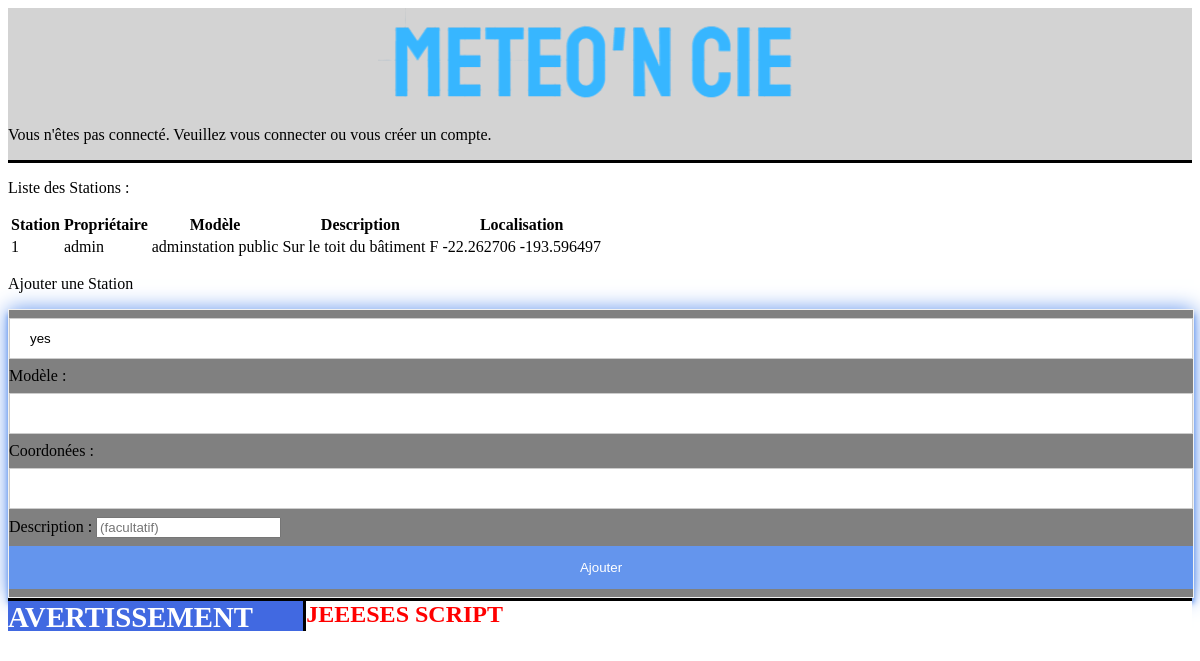
The app's page /index.php/listeStation with its own data.
### tables this page shows
CREATE TABLE `stations` (
  `stationID` int(5) UNSIGNED NOT NULL,
  `userID` int(5) UNSIGNED DEFAULT NULL,
  `model` varchar(20) DEFAULT NULL,
  `visibility` varchar(20) DEFAULT 'private',
  `description` varchar(255) DEFAULT NULL,
  `localisation` text DEFAULT NULL
);

CREATE TABLE `users` (
  `userID` int(5) UNSIGNED NOT NULL,
  `login` varchar(20) NOT NULL,
  `password` varchar(60) NOT NULL,
  `nom` varchar(20) DEFAULT NULL,
  `prenom` varchar(20) DEFAULT NULL,
  `mail` varchar(50) DEFAULT NULL,
  `permissions` int(1) DEFAULT 0,
  `date_inscription` datetime NOT NULL DEFAULT current_timestamp()
);

### controllers.php (called while the page is built, shortened)
<?php
function listeStations_action($login, $error)
{
    $stations = get_all_stations(get_userID($login));
    require 'view/listeStation.php';
}
?>

### model.php (called while the page is built, shortened)
<?php
function open_database_connection()
{
    $link = mysqli_connect('localhost', 'model', '1234', 'meteo_n_cie');
    return $link;
}
function get_login($userID){
    $link = open_database_connection();
    $userID = intval($userID);
    $query = mysqli_prepare($link,'SELECT login FROM users WHERE userID=?');
    mysqli_stmt_bind_param($query, 'i', $userID);
    mysqli_stmt_execute($query);
    $query = mysqli_stmt_get_result($query);
    $login = mysqli_fetch_array($query, MYSQLI_NUM)[0];
    return $login;
}
function get_all_stations($userID=0){
    $userID = intval($userID);
    $link = open_database_connection();
    if($userID == 0) {
        $query = mysqli_prepare($link, 'SELECT * FROM stations WHERE visibility = "public"');
    }
    if(mysqli_stmt_execute($query)) {
        $query = mysqli_stmt_get_result($query);
        $stations = array();
        while($station = mysqli_fetch_array($query, MYSQLI_NUM)){
            $loc = explode(' ', $station[5]);
            $lat = floatval($loc[0]);
            $long = floatval($loc[1]);
            $stationtmp = array(
                "stationID" => $station[0],
                "userID" => $station[1],
                "model" => $station[2],
                "visibility" => $station[3],
                "description" => $station[4],
                "localisation" => $station[5],
                "coord" => array($lat,$long));
            $stations[] = $stationtmp;
        }
    }
    return $stations;
}

### view/listeStation.php (the view, shortened to what this page needs)
<?php
echo '<p>Liste des Stations :</p>';
echo '<table>';
echo '<tr><th>Station</th><th>Propriétaire</th><th>Modèle</th><th>Description</th><th>Localisation</th></tr>';
foreach($stations as $station){
    echo '<tr>';
        echo '<td>'.$station["stationID"].'</td>';
        echo '<td>'.get_login($station["userID"]).'</td>';
        echo '<td>'.$station["model"].'</td>';
        echo '<td>'.$station["description"].'</td>';
        echo '<td>'.$station["localisation"].'</td>';
    echo '</tr>';
}
echo '</table>';
?>
<div id="idGestionStation">
    <p>Ajouter une Station</p>
    <form method="post"action="gestionStation">
        <input type="text" name="addStation" id="addStation" value = "yes" hidden>
        <label for="model">Modèle</label> : <input type="text" name="model" id="model">
        <label for="coordonneesStations">Coordonées</label> : <input type="text" name="coordonneesStation" id="coordonneesStation">
        <label for="descriptionStations">Description</label> : <input type="textarea" name="descriptionStation" id="descriptionStation" placeholder="(facultatif)">
        <input type="submit" value="Ajouter">
    </form>
</div>
<?php include 'layout.php'; ?>

### index.css (style rules this page uses)
body { overflow-y: hidden; }
form { width:100%; padding: 30 px; border: 1px solid #f1f1f1; background: grey; box-shadow: 0 0 20px 0 cornflowerblue, 0 5px 5px 0 cornflowerblue; }
input[type=text], input[type=password] { width: 100%; padding: 12px 20px; margin: 8px 0; display: inline-block; border: 1px solid #ccc; box-sizing: border-box; }
input[type=submit] { background-color: cornflowerblue; color: white; padding: 14px 20px; margin: 8px 0; border: none; cursor: pointer; width: 100%; }

### records on screen
stations: stationID "1", userID.login "admin", model "adminstation public", description "Sur le toit du bâtiment F", localisation "-22.262706 -193.596497"
